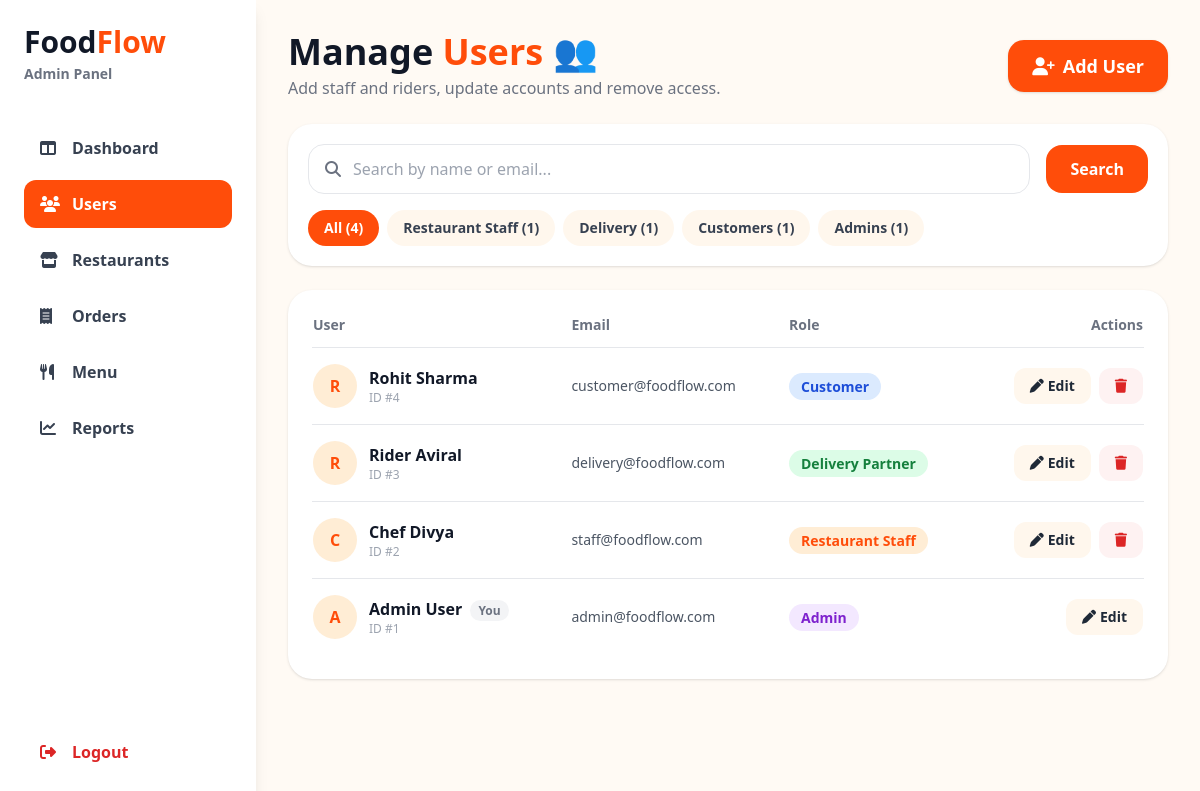
Screenshot of /Foodflow/Foodflow/Login/admin_users.php (signed in) with the database file from the repository.
### tables this page shows
CREATE TABLE users (
    user_id       INT AUTO_INCREMENT PRIMARY KEY,
    full_name     VARCHAR(100) NOT NULL,
    email         VARCHAR(150) NOT NULL UNIQUE,
    password_hash VARCHAR(255) NOT NULL,
    role          ENUM('customer','restaurant','delivery','admin','restaurant_staff','delivery_person') NOT NULL DEFAULT 'customer',
    phone         VARCHAR(20) DEFAULT NULL,
    address       VARCHAR(255) DEFAULT NULL,
    is_active     TINYINT(1) NOT NULL DEFAULT 1,
    created_at    TIMESTAMP NOT NULL DEFAULT CURRENT_TIMESTAMP,
    INDEX idx_users_role (role)
);

### Foodflow/Foodflow/Login/admin_users.php (the view, shortened to what this page needs)
<?php
require_once __DIR__ . '/../db.php';
$adminId   = (int)$_SESSION['user_id'];
$self      = basename($_SERVER['PHP_SELF']);
$staffRoles = [
    'restaurant_staff' => 'Restaurant Staff',
    'delivery_person'  => 'Delivery Partner',
    'admin'            => 'Admin',
];
$roleStyle = [
    'restaurant_staff' => 'bg-orange-100 text-[#ff4d0a]',
    'delivery_person'  => 'bg-green-100 text-green-700',
    'admin'            => 'bg-purple-100 text-purple-700',
];
$q          = trim($_GET['q'] ?? '');
$roleFilter = $_GET['role'] ?? 'all';
$page       = max(1, (int)($_GET['page'] ?? 1));
$perPage    = 12;
$staffKeys    = array_keys($staffRoles);
$placeholders = implode(',', array_fill(0, count($staffKeys), '?'));
$where  = [];
$params = [];
if (isset($staffRoles[$roleFilter])) {
    $where[]  = 'role = ?';
    $params[] = $roleFilter;
} elseif ($roleFilter === 'customer') {
    $where[] = "role NOT IN ($placeholders)";
    $params  = array_merge($params, $staffKeys);
} else {
    $roleFilter = 'all';
}
$whereSql = $where ? 'WHERE ' . implode(' AND ', $where) : '';
$users = [];
$counts = ['all' => 0, 'restaurant_staff' => 0, 'delivery_person' => 0, 'admin' => 0, 'customer' => 0];
try {
    foreach ($pdo->query("SELECT role, COUNT(*) AS c FROM users GROUP BY role")->fetchAll(PDO::FETCH_ASSOC) as $r) {
        $counts['all'] += (int)$r['c'];
        if (isset($staffRoles[$r['role']])) {
            $counts[$r['role']] = (int)$r['c'];
        } else {
            $counts['customer'] += (int)$r['c'];
        }
    }
    $stmt = $pdo->prepare("SELECT COUNT(*) FROM users $whereSql");
    $stmt->execute($params);
    $total = (int)$stmt->fetchColumn();
    $pages = max(1, (int)ceil($total / $perPage));
    $page  = min($page, $pages);
    $offset = ($page - 1) * $perPage;
    $stmt = $pdo->prepare(
        "SELECT user_id, full_name, email, role FROM users $whereSql
         ORDER BY user_id DESC LIMIT $perPage OFFSET $offset"
    );
    $stmt->execute($params);
    $users = $stmt->fetchAll(PDO::FETCH_ASSOC);
} catch (PDOException $e) {
    error_log($e->getMessage());
    $loadError = 'Unable to load users right now.';
    $pages = 1;
}
function pageUrl(int $p, string $q, string $role): string
{
    return $GLOBALS['self'] . '?' . http_build_query(['q' => $q, 'role' => $role, 'page' => $p]);
}
$tabs = [
    'all'              => 'All',
    'restaurant_staff' => 'Restaurant Staff',
    'delivery_person'  => 'Delivery',
    'customer'         => 'Customers',
    'admin'            => 'Admins',
];
?>
<!DOCTYPE html>
<html lang="en">
<head>
    <script src="https://cdn.tailwindcss.com"></script>
    <link rel="stylesheet"
          href="https://cdnjs.cloudflare.com/ajax/libs/font-awesome/6.7.2/css/all.min.css">
</head>
<body class="m-0 min-h-screen bg-orange-50/60 text-gray-900">
<div class="flex min-h-screen">
    <aside class="hidden w-64 shrink-0 flex-col bg-white p-6 shadow-lg lg:flex">
        <h1 class="text-3xl font-bold">
            Food<span class="text-[#ff4d0a]">Flow</span>
        </h1>
        <p class="mt-1 text-sm font-semibold text-gray-500">Admin Panel</p>
        <nav class="mt-10 space-y-2 font-semibold">
            <a href="admin_dashboard.php"
               class="flex items-center gap-3 rounded-xl px-4 py-3 text-gray-700 hover:bg-orange-50">
                <i class="fa-solid fa-table-columns w-5"></i> Dashboard
            </a>
            <a href="<?= htmlspecialchars($self, ENT_QUOTES, 'UTF-8') ?>"
               class="flex items-center gap-3 rounded-xl bg-[#ff4d0a] px-4 py-3 text-white">
                <i class="fa-solid fa-users w-5"></i> Users
            </a>
            <a href="admin_restaurants.php"
               class="flex items-center gap-3 rounded-xl px-4 py-3 text-gray-700 hover:bg-orange-50">
                <i class="fa-solid fa-store w-5"></i> Restaurants
            </a>
            <a href="admin_orders.php"
               class="flex items-center gap-3 rounded-xl px-4 py-3 text-gray-700 hover:bg-orange-50">
                <i class="fa-solid fa-receipt w-5"></i> Orders
            </a>
            <a href="admin_menu.php"
               class="flex items-center gap-3 rounded-xl px-4 py-3 text-gray-700 hover:bg-orange-50">
                <i class="fa-solid fa-utensils w-5"></i> Menu
            </a>
            <a href="admin_reports.php"
               class="flex items-center gap-3 rounded-xl px-4 py-3 text-gray-700 hover:bg-orange-50">
                <i class="fa-solid fa-chart-line w-5"></i> Reports
            </a>
        </nav>
        <a href="../logout.php"
           class="mt-auto flex items-center gap-3 rounded-xl px-4 py-3 font-semibold
                  text-red-600 hover:bg-red-50">
            <i class="fa-solid fa-right-from-bracket w-5"></i> Logout
        </a>
    </aside>
    <main class="min-w-0 flex-1 p-4 md:p-8">
        <header class="flex flex-wrap items-center justify-between gap-4">
            <div>
                <h2 class="text-3xl font-extrabold md:text-4xl">
                    Manage <span class="text-[#ff4d0a]">Users</span> 👥
                </h2>
                <p class="mt-1 font-medium text-gray-500">
                    Add staff and riders, update accounts and remove access.
                </p>
            </div>
            <div class="flex items-center gap-3">
                <button type="button" onclick="openModal()"
                        class="rounded-2xl bg-[#ff4d0a] px-6 py-3 text-lg font-bold text-white shadow hover:bg-orange-500">
                    <i class="fa-solid fa-user-plus mr-2"></i>Add User
                </button>
            </div>
        </header>
        <section class="mt-6 rounded-3xl bg-white p-5 shadow">
            <form method="GET" action="<?= htmlspecialchars($self, ENT_QUOTES, 'UTF-8') ?>" class="flex flex-wrap items-center gap-4">
                <div class="flex min-w-[220px] flex-1 items-center gap-3 rounded-2xl
                            border border-gray-200 px-4 py-3 focus-within:border-orange-500">
                    <i class="fa-solid fa-magnifying-glass text-gray-500"></i>
                    <input type="search" name="q" id="searchInput" autocomplete="off"
                           value="<?= htmlspecialchars($q, ENT_QUOTES, 'UTF-8') ?>"
                           placeholder="Search by name or email..." class="w-full outline-none">
                </div>
                <button type="submit"
                        class="rounded-2xl bg-[#ff4d0a] px-6 py-3 font-bold text-white hover:bg-orange-500">
                    Search
                </button>
            </form>
            <div class="mt-4 flex flex-wrap gap-2">
                <?php foreach ($tabs as $key => $label): ?>
                    <a href="<?= htmlspecialchars(pageUrl(1, $q, $key), ENT_QUOTES, 'UTF-8') ?>"
                       class="rounded-full px-4 py-2 text-sm font-bold
                              <?= $roleFilter === $key ? 'bg-[#ff4d0a] text-white' : 'bg-orange-50 text-gray-700 hover:bg-orange-100' ?>">
                        <?= htmlspecialchars($label) ?> (<?= (int)$counts[$key] ?>)
                    </a>
                <?php endforeach; ?>
            </div>
        </section>
        <section class="mt-6 rounded-3xl bg-white p-6 shadow">
            <div class="overflow-x-auto">
                <table class="w-full min-w-[620px] text-left">
                    <thead>
                        <tr class="border-b text-sm text-gray-500">
                            <th class="pb-3">User</th>
                            <th class="pb-3">Email</th>
                            <th class="pb-3">Role</th>
                            <th class="pb-3 text-right">Actions</th>
                        </tr>
                    </thead>
                    <tbody>
                    <?php foreach ($users as $u): ?>
                        <?php
                            $isSelf  = ((int)$u['user_id'] === $adminId);
                            $label   = $staffRoles[$u['role']] ?? 'Customer';
                            $style   = $roleStyle[$u['role']] ?? 'bg-blue-100 text-blue-700';
                            $initial = strtoupper(mb_substr(trim($u['full_name']) ?: '?', 0, 1));
                            $payload = [
                                'id' => (int)$u['user_id'], 'name' => $u['full_name'],
                                'email' => $u['email'], 'role' => $u['role'], 'self' => $isSelf,
                            ];
                        ?>
                        <tr class="border-b last:border-0">
                            <td class="py-4">
                                <div class="flex items-center gap-3">
                                    <div class="flex h-11 w-11 shrink-0 items-center justify-center rounded-full bg-orange-100 font-extrabold text-[#ff4d0a]">
                                        <?= htmlspecialchars($initial) ?>
                                    </div>
                                    <div>
                                        <p class="font-bold">
                                            <?= htmlspecialchars($u['full_name']) ?>
                                            <?php if ($isSelf): ?>
                                                <span class="ml-1 rounded-full bg-gray-100 px-2 py-0.5 text-xs font-bold text-gray-500">You</span>
                                            <?php endif; ?>
                                        </p>
                                        <p class="text-xs text-gray-400">ID #<?= (int)$u['user_id'] ?></p>
                                    </div>
                                </div>
                            </td>
                            <td class="py-4 text-sm text-gray-600"><?= htmlspecialchars($u['email']) ?></td>
                            <td class="py-4">
                                <span class="rounded-full px-3 py-1 text-sm font-bold <?= $style ?>">
                                    <?= htmlspecialchars($label) ?>
                                </span>
                            </td>
                            <td class="py-4">
                                <div class="flex justify-end gap-2">
                                    <button type="button"
                                            onclick='openModal(<?= json_encode($payload, JSON_HEX_APOS | JSON_HEX_QUOT | JSON_HEX_TAG | JSON_HEX_AMP) ?>)'
                                            class="rounded-xl bg-orange-50 px-4 py-2 text-sm font-bold text-gray-800 hover:bg-orange-100">
                                        <i class="fa-solid fa-pen mr-1"></i>Edit
                                    </button>
                                    <?php if (!$isSelf): ?>
                                        <form method="POST" action="<?= htmlspecialchars($self, ENT_QUOTES, 'UTF-8') ?>"
                                              onsubmit="return confirm('Delete this user? This cannot be undone.');">
                                            <button type="submit"
                                                    class="rounded-xl bg-red-50 px-4 py-2 text-sm font-bold text-red-600 hover:bg-red-100"
                                                    aria-label="Delete user">
                                                <i class="fa-solid fa-trash"></i>
                                            </button>
                                        </form>
                                    <?php endif; ?>
                                </div>
                            </td>
                        </tr>
                    <?php endforeach; ?>
                    </tbody>
                </table>
            </div>
        </section>
    </main>
</div>
</body>
</html>

### rows the page displays
users: full_name "R", full_name "Rohit Sharma", user_id "4", email "customer@foodflow.com", role "Customer"
users: full_name "R", full_name "Rider Aviral", user_id "3", email "delivery@foodflow.com", role "Delivery Partner"
users: full_name "C", full_name "Chef Divya", user_id "2", email "staff@foodflow.com", role "Restaurant Staff"
users: full_name "A", full_name "Admin User", shows "You", user_id "1", email "admin@foodflow.com", role "Admin"

### other values shown
$label "All"
$counts[$key] "4"
$label "Restaurant Staff"
$counts[$key] "1"
$label "Delivery"
$label "Customers"
$label "Admins"
